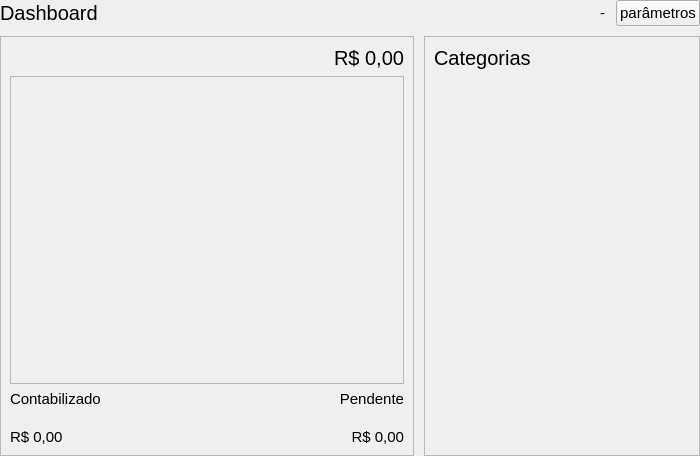
<?xml version="1.0" encoding="UTF-8"?>
<ui version="4.0">
 <class>DashForm</class>
 <widget class="QWidget" name="DashForm">
  <property name="geometry">
   <rect>
    <x>0</x>
    <y>0</y>
    <width>700</width>
    <height>456</height>
   </rect>
  </property>
  <property name="font">
   <font>
    <family>Segoe UI</family>
    <pointsize>11</pointsize>
   </font>
  </property>
  <property name="windowTitle">
   <string>Form</string>
  </property>
  <layout class="QVBoxLayout" name="verticalLayout" stretch="0,1">
   <property name="spacing">
    <number>10</number>
   </property>
   <property name="leftMargin">
    <number>0</number>
   </property>
   <property name="topMargin">
    <number>0</number>
   </property>
   <property name="rightMargin">
    <number>0</number>
   </property>
   <property name="bottomMargin">
    <number>0</number>
   </property>
   <item>
    <widget class="QWidget" name="widget" native="true">
     <layout class="QHBoxLayout" name="horizontalLayout">
      <property name="leftMargin">
       <number>0</number>
      </property>
      <property name="topMargin">
       <number>0</number>
      </property>
      <property name="rightMargin">
       <number>0</number>
      </property>
      <property name="bottomMargin">
       <number>0</number>
      </property>
      <item>
       <widget class="QLabel" name="label">
        <property name="font">
         <font>
          <pointsize>15</pointsize>
         </font>
        </property>
        <property name="text">
         <string>Dashboard</string>
        </property>
       </widget>
      </item>
      <item>
       <spacer name="horizontalSpacer">
        <property name="orientation">
         <enum>Qt::Horizontal</enum>
        </property>
        <property name="sizeHint" stdset="0">
         <size>
          <width>494</width>
          <height>20</height>
         </size>
        </property>
       </spacer>
      </item>
      <item>
       <widget class="QLabel" name="lbDesc">
        <property name="font">
         <font>
          <pointsize>11</pointsize>
         </font>
        </property>
        <property name="text">
         <string>&lt;DT_START&gt; - &lt;DT_END&gt;</string>
        </property>
       </widget>
      </item>
      <item>
       <widget class="QPushButton" name="btnParams">
        <property name="text">
         <string>parâmetros</string>
        </property>
       </widget>
      </item>
     </layout>
    </widget>
   </item>
   <item>
    <widget class="QWidget" name="widget_2" native="true">
     <layout class="QHBoxLayout" name="horizontalLayout_2" stretch="3,2">
      <property name="spacing">
       <number>10</number>
      </property>
      <property name="leftMargin">
       <number>0</number>
      </property>
      <property name="topMargin">
       <number>0</number>
      </property>
      <property name="rightMargin">
       <number>0</number>
      </property>
      <property name="bottomMargin">
       <number>0</number>
      </property>
      <item>
       <widget class="QFrame" name="frame">
        <property name="frameShape">
         <enum>QFrame::StyledPanel</enum>
        </property>
        <property name="frameShadow">
         <enum>QFrame::Raised</enum>
        </property>
        <layout class="QVBoxLayout" name="layoutValues" stretch="0,1,0">
         <item>
          <widget class="QWidget" name="widget_4" native="true">
           <layout class="QHBoxLayout" name="horizontalLayout_3">
            <property name="spacing">
             <number>0</number>
            </property>
            <property name="leftMargin">
             <number>0</number>
            </property>
            <property name="topMargin">
             <number>0</number>
            </property>
            <property name="rightMargin">
             <number>0</number>
            </property>
            <property name="bottomMargin">
             <number>0</number>
            </property>
            <item>
             <widget class="QLabel" name="lbRegType">
              <property name="font">
               <font>
                <pointsize>15</pointsize>
               </font>
              </property>
              <property name="text">
               <string>&lt;REG_TYPE&gt;</string>
              </property>
             </widget>
            </item>
            <item>
             <widget class="QLabel" name="lbValue">
              <property name="font">
               <font>
                <pointsize>15</pointsize>
               </font>
              </property>
              <property name="text">
               <string>R$ 0,00</string>
              </property>
              <property name="alignment">
               <set>Qt::AlignRight|Qt::AlignTrailing|Qt::AlignVCenter</set>
              </property>
             </widget>
            </item>
           </layout>
          </widget>
         </item>
         <item>
          <widget class="QFrame" name="widChartDate">
           <property name="frameShape">
            <enum>QFrame::StyledPanel</enum>
           </property>
           <property name="frameShadow">
            <enum>QFrame::Raised</enum>
           </property>
          </widget>
         </item>
         <item>
          <widget class="QWidget" name="widPercent" native="true">
           <layout class="QGridLayout" name="layoutPercent">
            <property name="leftMargin">
             <number>0</number>
            </property>
            <property name="topMargin">
             <number>0</number>
            </property>
            <property name="rightMargin">
             <number>0</number>
            </property>
            <property name="bottomMargin">
             <number>0</number>
            </property>
            <property name="horizontalSpacing">
             <number>0</number>
            </property>
            <property name="verticalSpacing">
             <number>10</number>
            </property>
            <item row="0" column="1">
             <widget class="QLabel" name="label_5">
              <property name="sizePolicy">
               <sizepolicy hsizetype="Preferred" vsizetype="Fixed">
                <horstretch>0</horstretch>
                <verstretch>0</verstretch>
               </sizepolicy>
              </property>
              <property name="text">
               <string>Pendente</string>
              </property>
              <property name="alignment">
               <set>Qt::AlignRight|Qt::AlignTrailing|Qt::AlignVCenter</set>
              </property>
             </widget>
            </item>
            <item row="0" column="0">
             <widget class="QLabel" name="label_4">
              <property name="sizePolicy">
               <sizepolicy hsizetype="Preferred" vsizetype="Fixed">
                <horstretch>0</horstretch>
                <verstretch>0</verstretch>
               </sizepolicy>
              </property>
              <property name="text">
               <string>Contabilizado</string>
              </property>
             </widget>
            </item>
            <item row="1" column="0" colspan="2">
             <widget class="QFrame" name="widChartPercent">
              <property name="frameShape">
               <enum>QFrame::StyledPanel</enum>
              </property>
              <property name="frameShadow">
               <enum>QFrame::Raised</enum>
              </property>
             </widget>
            </item>
            <item row="2" column="0">
             <widget class="QLabel" name="lbValRight">
              <property name="sizePolicy">
               <sizepolicy hsizetype="Preferred" vsizetype="Fixed">
                <horstretch>0</horstretch>
                <verstretch>0</verstretch>
               </sizepolicy>
              </property>
              <property name="text">
               <string>R$ 0,00</string>
              </property>
             </widget>
            </item>
            <item row="2" column="1">
             <widget class="QLabel" name="lbValLeft">
              <property name="sizePolicy">
               <sizepolicy hsizetype="Preferred" vsizetype="Fixed">
                <horstretch>0</horstretch>
                <verstretch>0</verstretch>
               </sizepolicy>
              </property>
              <property name="text">
               <string>R$ 0,00</string>
              </property>
              <property name="alignment">
               <set>Qt::AlignRight|Qt::AlignTrailing|Qt::AlignVCenter</set>
              </property>
             </widget>
            </item>
           </layout>
          </widget>
         </item>
        </layout>
       </widget>
      </item>
      <item>
       <widget class="QFrame" name="frameCategory">
        <property name="frameShape">
         <enum>QFrame::StyledPanel</enum>
        </property>
        <property name="frameShadow">
         <enum>QFrame::Raised</enum>
        </property>
        <layout class="QVBoxLayout" name="layoutCategory">
         <item>
          <widget class="QLabel" name="label_6">
           <property name="sizePolicy">
            <sizepolicy hsizetype="Preferred" vsizetype="Fixed">
             <horstretch>0</horstretch>
             <verstretch>0</verstretch>
            </sizepolicy>
           </property>
           <property name="font">
            <font>
             <pointsize>15</pointsize>
            </font>
           </property>
           <property name="text">
            <string>Categorias</string>
           </property>
          </widget>
         </item>
         <item>
          <widget class="QWidget" name="widChartCategory" native="true"/>
         </item>
        </layout>
       </widget>
      </item>
     </layout>
    </widget>
   </item>
  </layout>
 </widget>
 <resources/>
 <connections/>
</ui>
